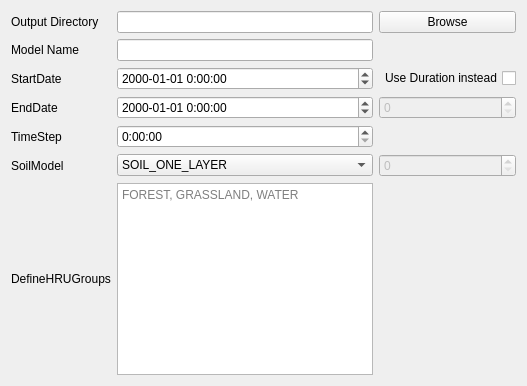
       <widget class="QWidget" name="tabWidgetPage1">
        <attribute name="title">
         <string>Model info</string>
        </attribute>
        <layout class="QGridLayout" name="gridLayout_2">
         <item row="2" column="0">
          <widget class="QLabel" name="lbl_startdate">
           <property name="text">
            <string>StartDate</string>
           </property>
          </widget>
         </item>
         <item row="3" column="0">
          <widget class="QLabel" name="lbl_enddate">
           <property name="text">
            <string>EndDate</string>
           </property>
          </widget>
         </item>
         <item row="5" column="0">
          <widget class="QLabel" name="lbl_soilmod">
           <property name="text">
            <string>SoilModel</string>
           </property>
          </widget>
         </item>
         <item row="4" column="1">
          <widget class="QDateTimeEdit" name="date_timestep">
           <property name="displayFormat">
            <string>h:mm:ss</string>
           </property>
          </widget>
         </item>
         <item row="1" column="1">
          <widget class="QLineEdit" name="txt_modname"/>
         </item>
         <item row="5" column="1">
          <widget class="QComboBox" name="combo_soilmod">
           <item>
            <property name="text">
             <string>SOIL_ONE_LAYER</string>
            </property>
           </item>
           <item>
            <property name="text">
             <string>SOIL_TWO_LAYERS</string>
            </property>
           </item>
           <item>
            <property name="text">
             <string>SOIL_MULTILAYER</string>
            </property>
           </item>
          </widget>
         </item>
         <item row="2" column="1">
          <widget class="QDateTimeEdit" name="date_startdate">
           <property name="displayFormat">
            <string>yyyy-MM-dd h:mm:ss</string>
           </property>
          </widget>
         </item>
         <item row="6" column="1">
          <widget class="QTextEdit" name="txt_defhru">
           <property name="placeholderText">
            <string>FOREST, GRASSLAND, WATER</string>
           </property>
          </widget>
         </item>
         <item row="1" column="0">
          <widget class="QLabel" name="lbl_modname">
           <property name="text">
            <string>Model Name</string>
           </property>
          </widget>
         </item>
         <item row="6" column="0">
          <widget class="QLabel" name="lbl_defhru">
           <property name="text">
            <string>DefineHRUGroups</string>
           </property>
          </widget>
         </item>
         <item row="2" column="2">
          <widget class="QCheckBox" name="chk_duration">
           <property name="layoutDirection">
            <enum>Qt::RightToLeft</enum>
           </property>
           <property name="text">
            <string>Use Duration instead</string>
           </property>
          </widget>
         </item>
         <item row="3" column="1">
          <widget class="QDateTimeEdit" name="date_enddate">
           <property name="displayFormat">
            <string>yyyy-MM-dd h:mm:ss</string>
           </property>
          </widget>
         </item>
         <item row="3" column="2">
          <widget class="QSpinBox" name="spin_duration">
           <property name="enabled">
            <bool>false</bool>
           </property>
           <property name="maximum">
            <number>999999999</number>
           </property>
          </widget>
         </item>
         <item row="4" column="0">
          <widget class="QLabel" name="lbl_timestep">
           <property name="text">
            <string>TimeStep</string>
           </property>
          </widget>
         </item>
         <item row="5" column="2">
          <widget class="QSpinBox" name="spin_soilmod">
           <property name="enabled">
            <bool>false</bool>
           </property>
          </widget>
         </item>
         <item row="0" column="1">
          <widget class="QLineEdit" name="txt_outputdir"/>
         </item>
         <item row="0" column="0">
          <widget class="QLabel" name="label_37">
           <property name="text">
            <string>Output Directory</string>
           </property>
          </widget>
         </item>
         <item row="0" column="2">
          <widget class="QPushButton" name="btn_outputdir">
           <property name="text">
            <string>Browse</string>
           </property>
          </widget>
         </item>
        </layout>
       </widget>
